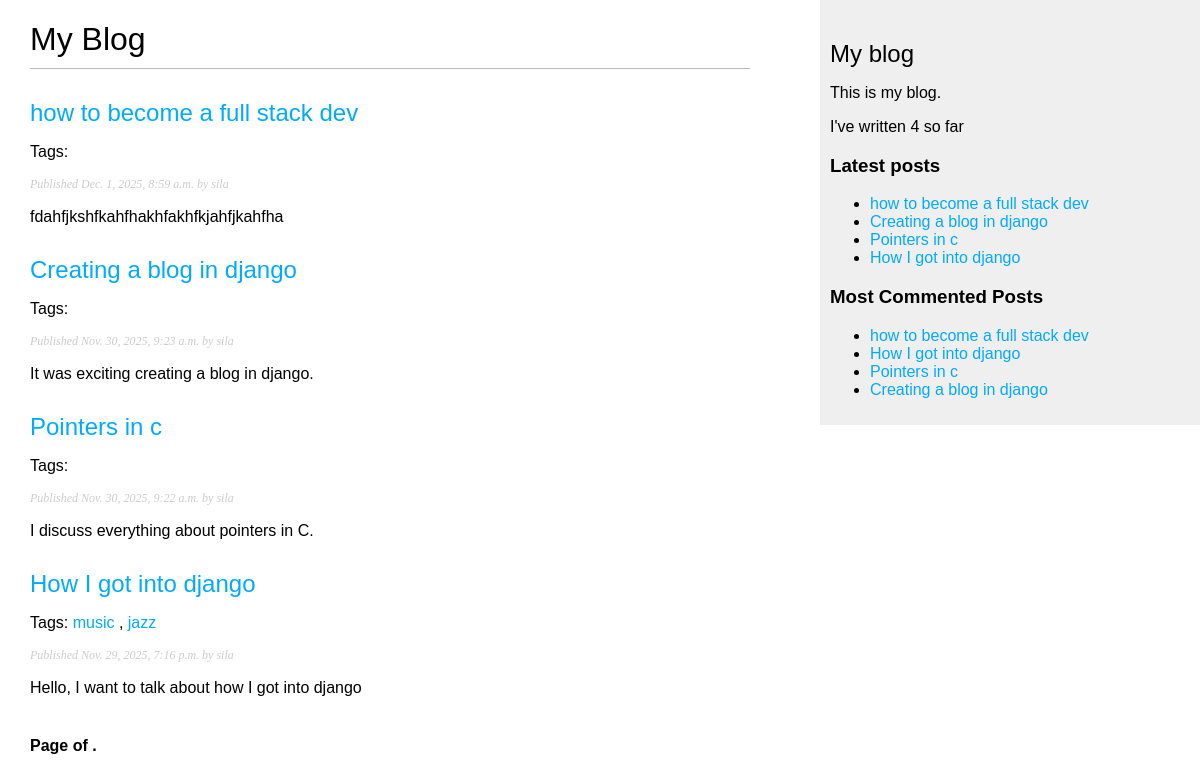
Page /blog/ on the earlier database version.
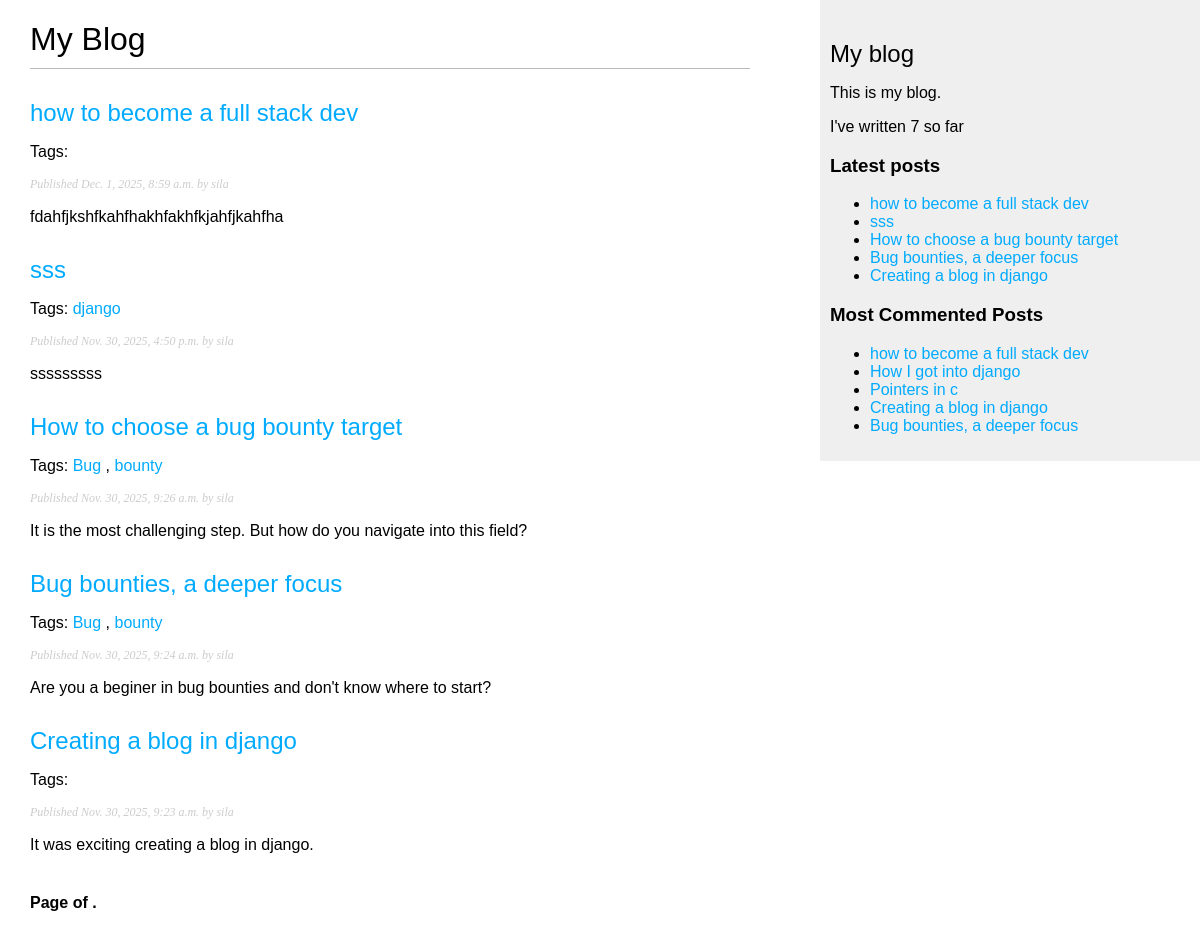
Same page on the later database version.
### blog/models.py (models this page shows, shortened)
class Post(models.Model):
    class Status(models.TextChoices):
        DRAFT = "DF", "Draft"
        PUBLISHED = "PB", "Published"
    title = models.CharField(max_length=250)
    author = models.ForeignKey(
        settings.AUTH_USER_MODEL, on_delete=models.CASCADE, related_name="blog_posts"
    )
    slug = models.SlugField(max_length=250, unique_for_date="publish")
    body = models.TextField()
    publish = models.DateTimeField(default=timezone.now)
    created = models.DateTimeField(auto_now_add=True)
    status = models.CharField(max_length=2, choices=Status, default=Status.DRAFT)
    objects = models.Manager()
    published = PublishedManager()
    tags = TaggableManager()
    class Meta:
        ordering = ["-publish"]
        indexes = [
            models.Index(fields=["-publish"]),
        ]
    def get_absolute_url(self):
        return reverse(
            "blog:post_detail",
            args=[self.publish.year, self.publish.month, self.publish.day, self.slug],
        )

### blog/views.py (the view)
# urls.py: path("", views.post_list, name="post_list"),
def post_list(request, tag_slug=None):
    posts_list = Post.published.all()
    tag = None
    if tag_slug:
        tag = get_object_or_404(Tag,slug=tag_slug)
        posts_list = posts_list.filter(tags__in=[tag])
    paginator = Paginator(posts_list, 5)
    page_number = request.GET.get("page", 1)
    try:
        posts = paginator.page(page_number)
    except PageNotAnInteger:
        posts = paginator.page(1)
    except EmptyPage:
        posts = paginator.page(paginator.num_pages)
    return render(request, "blog/post/list.html", {"posts": posts, "tag":tag})

### blog/models.py (called while the page is built)
    def get_queryset(self):
        return super().get_queryset().filter(status=Post.Status.PUBLISHED)

### blog/templatetags/blog_tags.py (called while the page is built)
@register.simple_tag
def total_posts():
	return Post.published.count()

@register.inclusion_tag('blog/post/latest_posts.html')
def show_latest_posts(count = 5):
	latest_posts = Post.published.order_by('-publish')[:count]
	return ({'latest_posts':latest_posts})

@register.simple_tag
def get_most_commented_posts(count = 5):
	return (Post.published.annotate(
		total_comments = Count('comments')).order_by('-total_comments')[:count]
	)

@register.filter(name='markdown')
def markdown_format(text):
	return mark_safe(markdown.markdown(text))

### blog/templates/blog/post/list.html (shortened to what this page needs)
{% extends "blog/base.html" %}
{% load blog_tags %}
{% block content %}
    <h1>My Blog</h1>
    {% for post in posts %}
        <h2>
            <a href="{{post.get_absolute_url}}">
            {{ post.title }}
            </a>
        </h2>
        <p class="tags">Tags:
            {% for tag in post.tags.all %}
                <a href="{% url 'blog:post_list_by_tag' tag.slug %}">
                {{ tag.name }}
                </a>
                {% if not forloop.last %}, {% endif %}
            {% endfor %}
        </p>
        <p class="date">
        Published {{ post.publish }} by {{ post.author }}
        </p>
        {{ post.body|markdown|truncatewords_html:30 }}
    {% endfor %}
    {% include 'pagination.html' with page=page_obj %}
{% endblock %}

### blog/templates/blog/base.html (shortened to what this page needs)
{% load blog_tags %}
{% load static %}
<!DOCTYPE html>
<html>
    <head>
        <link href="{% static 'css/blog.css' %}" rel="stylesheet">
    </head>
    <body>
        <div id="content">
            {% block content %}
            {% endblock %}
        </div>
        <div id="sidebar">
            <h2>My blog</h2>
            <p>This is my blog.</p>
            <p>I've written {% total_posts %} so far</p>
            <h3>Latest posts</h3>
            {% show_latest_posts 5 %}
            <h3>Most Commented Posts</h3>
            {% get_most_commented_posts as most_commented_posts %}
            <ul>
                {% for post in most_commented_posts %}
                    <li>
                        <a href="{{ post.get_absolute_url }}">{{ post.title }}</a>
                    </li>
                {% endfor %}
            </ul>
        </div>
    </body>
</html>

### blog/templates/blog/post/latest_posts.html
<ul>
	{% for post in latest_posts %}
		<li>
			<a href="{{ post.get_absolute_url }}">{{ post.title }}</a>
		</li>
	{% endfor %}
</ul>

Differences in the rows shown:
no longer on one of the page's lists (row unchanged): Post: title "How I got into django", publish "Nov. 29, 2025, 7:16 p.m.", author "sila", body "Hello, I want to talk about how I got into django"
no longer on one of the page's lists (row unchanged): Post: title "Pointers in c", publish "Nov. 30, 2025, 9:22 a.m.", author "sila", body "I discuss everything about pointers in C."
now on this page (row edited): Post: title "sss", publish "Nov. 30, 2025, 4:50 p.m.", author "sila", body "sssssssss"
now on this page (row unchanged): Tag: name "django", shown under "sss"
now on this page (row edited): Post: title "How to choose a bug bounty target", publish "Nov. 30, 2025, 9:26 a.m.", author "sila", body "It is the most challenging step. But how do you navigate into this field?"
now on this page (row unchanged): Tag: name "Bug"
now on this page (row unchanged): Tag: name "bounty"
now on this page (row edited): Post: title "Bug bounties, a deeper focus", publish "Nov. 30, 2025, 9:24 a.m.", author "sila", body "Are you a beginer in bug bounties and don't know where to start?"
computed for Post "How I got into django": loses Tag (name "music"); loses Tag (name "jazz")
Other differences:
text no longer shown: "4"
text now shown: "7"
